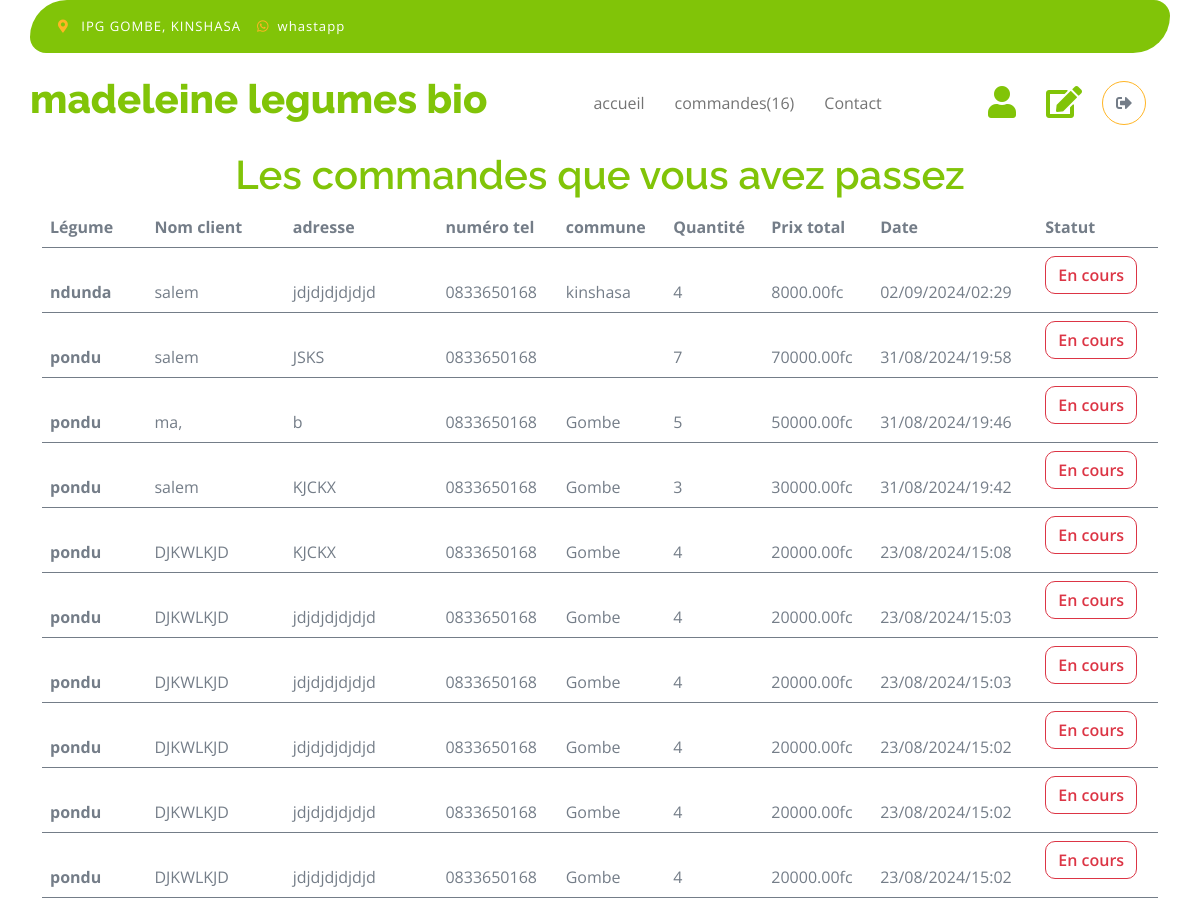
The app's page /accounts/seeallcommands/ (signed in, upper part), older data.
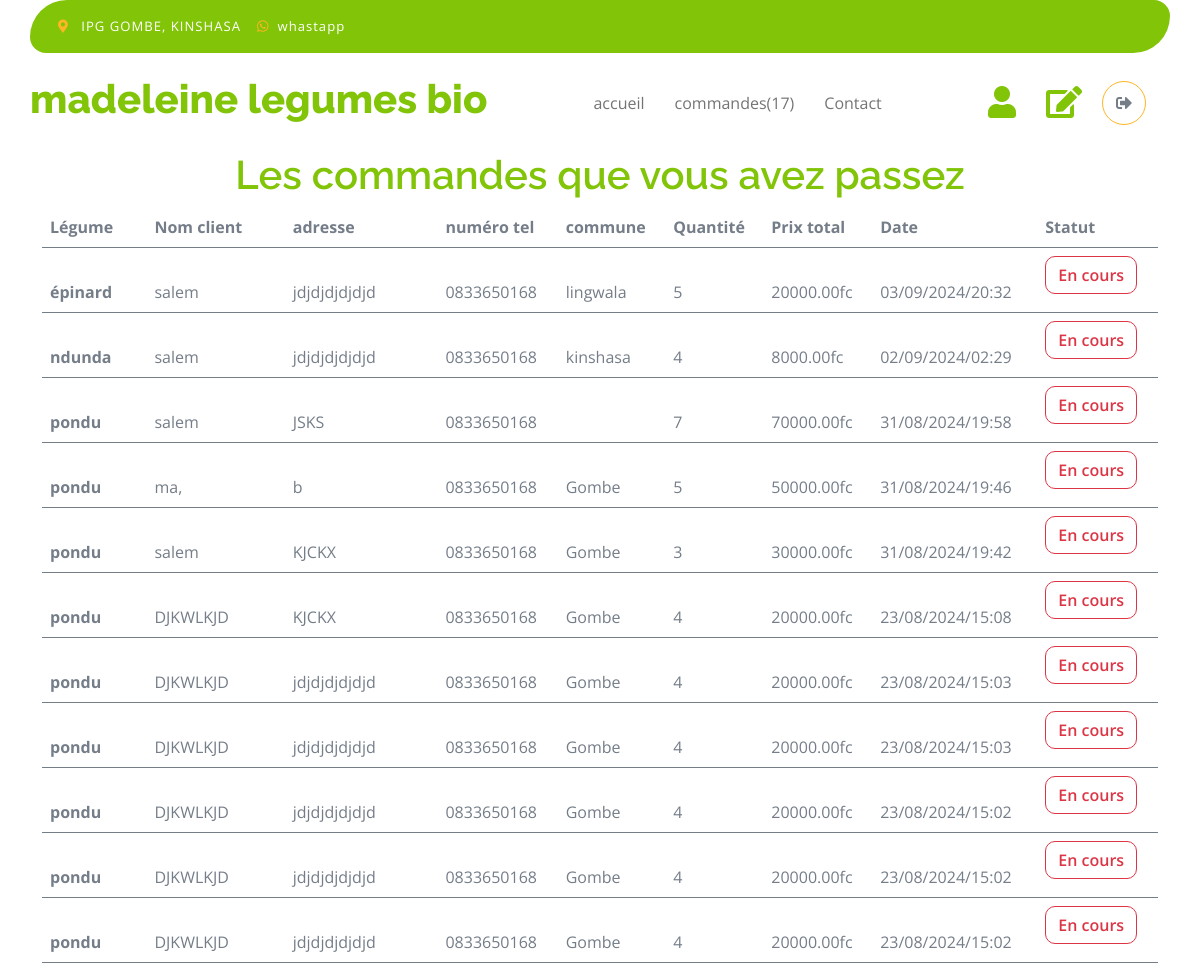
The same page, newer data.
### vegetable_shop/models.py (models this page shows, shortened)
class Command(models.Model):
    user = models.ForeignKey(User, on_delete=models.CASCADE, default=1)
    vegetable = models.ForeignKey('Vegetable', on_delete=models.CASCADE)
    quantity = models.IntegerField()
    amount = models.DecimalField(max_digits=10, decimal_places=2, default=0)
    name_client = models.CharField(max_length=100)
    commune_client = models.CharField(max_length=200)
    address_client = models.CharField(max_length=200)
    date_command = models.DateTimeField(default=datetime.now)
    statut = models.CharField(max_length=50, default='En cours')

class Vegetable(models.Model):
       name = models.CharField(max_length=100)
       description = models.TextField()
       picture = models.ImageField(upload_to='pictures', blank=True)
       price = models.DecimalField(max_digits=10, decimal_places=2)
       stock = models.IntegerField()
       date_add = models.DateTimeField(auto_now_add=True)
       def __str__(self):
           return self.name

### accounts/models.py (models this page shows, shortened)
class Profile(models.Model):
    user = models.OneToOneField(User, on_delete=models.CASCADE)
    phone_number = models.CharField(max_length=15, blank=True)
    commune =  models.CharField(max_length=100, blank=True)

### accounts/views.py (the view)
# urls.py: path('seeallcommands/', views.seeallcommands, name='seeallcommands'),
@permission_required('vegetable_shop.change_command')
def seeallcommands(request):
    ongoing_commands = Command.objects.filter(statut='En cours').order_by('-date_command')
    other_commands = Command.objects.exclude(statut='En cours').order_by('-date_command')
    all_commands = list(ongoing_commands) + list(other_commands)
    total_commands = Command.objects.filter(statut= 'En cours').count()
    return render(request, 'accounts/seeallcommands.html', {'commands': all_commands, 'total_commands': total_commands})

### accounts/templates/accounts/seeallcommands.html (shortened to what the changed rows need)
{% load static %}
<!DOCTYPE html>
<html lang="en">
    <head>
        <link rel="stylesheet" href="https://use.fontawesome.com/releases/v5.15.4/css/all.css"/>
        <link href="https://cdn.jsdelivr.net/npm/bootstrap-icons@1.4.1/font/bootstrap-icons.css" rel="stylesheet">
        <link href="{% static 'css/bootstrap.min.css' %}" rel="stylesheet">
        <link href="{% static 'css/style.css' %}" rel="stylesheet">
    </head>
    <body>
        <div class="container-fluid fixed-top">
            <div class="container px-0">
                <nav class="navbar navbar-light bg-white navbar-expand-xl">
                    <a href="/" class="navbar-brand"><h1 class="text-primary display-6">madeleine legumes bio</h1></a>
                    <div class="collapse navbar-collapse bg-white" id="navbarCollapse">
                        <div class="navbar-nav mx-auto">
                            <a href="{% url 'vegetable_shop:index' %}" class="nav-item nav-link">accueil</a>
                            {% if user.is_staff %}
                            <a href="{% url 'accounts:seeallcommands' %}" class="nav-item nav-link">commandes({{total_commands}})</a>
                            {% else %}
                            <a href="{% url 'vegetable_shop:commands' %}" class="nav-item nav-link">commandes</a>
                            {% endif %}
                            <a href="{% url 'vegetable_shop:contact' %}" class="nav-item nav-link">Contact</a>
                        </div>
                    </div>
                </nav>
            </div>
        </div>
        <div class="container py-5 mt-5" id="seecommands" style="position:relative; top: 55px;">
            {% block content %}
            <h1 class="text-primary text-center">Les commandes que vous avez passez</h1>
            <div class="table-responsive">
                <table class="table">
                    <thead>
                      <tr>
                        <th scope="col">Légume</th>
                        <th scope="col">Nom client</th>
                        <th scope="col">adresse</th>
                        <th scope="col">numéro tel</th>
                        <th scope="col">commune</th>
                        <th scope="col">Quantité</th>
                        <th scope="col">Prix total</th>
                        <th scope="col">Date</th>
                        <th scope="col">Statut</th>
                      </tr>
                    </thead>
                    {% for command in commands %}
                    <tbody>
                        <tr>
                            <th scope="row">
                                <p class="mb-0 mt-4">{{command.vegetable}}</p>
                            </th>
                            <td>
                                <p class="mb-0 mt-4">{{ command.name_client }}</p>
                            </td>
                            <td>
                                <p class="mb-0 mt-4">{{command.address_client}}</p>
                            </td>
                            <td>
                                <p class="mb-0 mt-4">{{command.user.profile.phone_number}}</p>
                            </td>
                            <td>
                                <p class="mb-0 mt-4">{{command.commune_client}}</p>
                            </td>
                            <td>
                               <p class="mb-0 mt-4">{{command.quantity}}</p>
                            </td>
                            <td>
                                <p class="mb-0 mt-4"> {{command.amount}}fc </p>
                            </td>
                            <td>
                                <p class="mb-0 mt-4"> {{ command.date_command|date:"d/m/Y/H:i" }} </p>
                            </td>
                            {% if command.statut == 'effectué' %}
                            {% with color_statut='btn-link' %}
                                <td>
                                    <a href="{% url 'accounts:update_status' command.id %}" class="btn {{ color_statut }} statut" data-id="{{ command.id }}"> {{ command.statut }} </a>
                                </td>
                            {% endwith %}
                        {% else %}
                            {% with color_statut='btn-outline-danger' %}
                                <td>
                                    <a href="{% url 'accounts:update_status' command.id %}" class="btn {{ color_statut }} statut" data-id="{{ command.id }}"> {{ command.statut }} </a>
                                </td>
                            {% endwith %}
                        {% endif %}
                        </tr>
                    </tbody>
                    {% empty %}
                    <h3 class="text-center">Aucune commande n'a encore été passée</h3>
                    {% endfor %}
                </table>
            </div>
            {% endblock %}
        </div>
</body>
</html>

Row changes from the older to the newer data that the page shows:
added Command: vegetable "épinard", name_client "salem", address_client "jdjdjdjdjdjd", user.profile.phone_number "0833650168", commune_client "lingwala", quantity "5", amount "20000.00", date_command "03/09/2024/20:32", statut "En cours"
Text that changed along with them:
{{ total_commands }}: "16" → "17"
